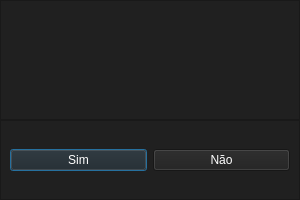
<?xml version="1.0" encoding="UTF-8"?>
<ui version="4.0">
 <class>ExitDialog</class>
 <widget class="QDialog" name="ExitDialog">
  <property name="geometry">
   <rect>
    <x>0</x>
    <y>0</y>
    <width>300</width>
    <height>200</height>
   </rect>
  </property>
  <property name="windowTitle">
   <string>Dialog</string>
  </property>
  <property name="styleSheet">
   <string notr="true">background-color: rgb(32, 32, 32);</string>
  </property>
  <layout class="QVBoxLayout" name="verticalLayout">
   <property name="spacing">
    <number>0</number>
   </property>
   <property name="leftMargin">
    <number>0</number>
   </property>
   <property name="topMargin">
    <number>0</number>
   </property>
   <property name="rightMargin">
    <number>0</number>
   </property>
   <property name="bottomMargin">
    <number>0</number>
   </property>
   <item>
    <widget class="QFrame" name="dialog_frame">
     <property name="minimumSize">
      <size>
       <width>300</width>
       <height>120</height>
      </size>
     </property>
     <property name="maximumSize">
      <size>
       <width>300</width>
       <height>120</height>
      </size>
     </property>
     <property name="frameShape">
      <enum>QFrame::StyledPanel</enum>
     </property>
     <property name="frameShadow">
      <enum>QFrame::Raised</enum>
     </property>
     <layout class="QVBoxLayout" name="verticalLayout_2"/>
    </widget>
   </item>
   <item>
    <widget class="QFrame" name="option_buttons">
     <property name="minimumSize">
      <size>
       <width>300</width>
       <height>80</height>
      </size>
     </property>
     <property name="maximumSize">
      <size>
       <width>300</width>
       <height>80</height>
      </size>
     </property>
     <property name="frameShape">
      <enum>QFrame::StyledPanel</enum>
     </property>
     <property name="frameShadow">
      <enum>QFrame::Raised</enum>
     </property>
     <layout class="QHBoxLayout" name="horizontalLayout">
      <item>
       <widget class="QPushButton" name="yes_button">
        <property name="styleSheet">
         <string notr="true">color: rgb(255, 255, 255);</string>
        </property>
        <property name="text">
         <string>Sim</string>
        </property>
       </widget>
      </item>
      <item>
       <widget class="QPushButton" name="no_button">
        <property name="styleSheet">
         <string notr="true">color: rgb(255, 255, 255);</string>
        </property>
        <property name="text">
         <string>Não</string>
        </property>
       </widget>
      </item>
     </layout>
    </widget>
   </item>
  </layout>
 </widget>
 <resources/>
 <connections/>
</ui>
